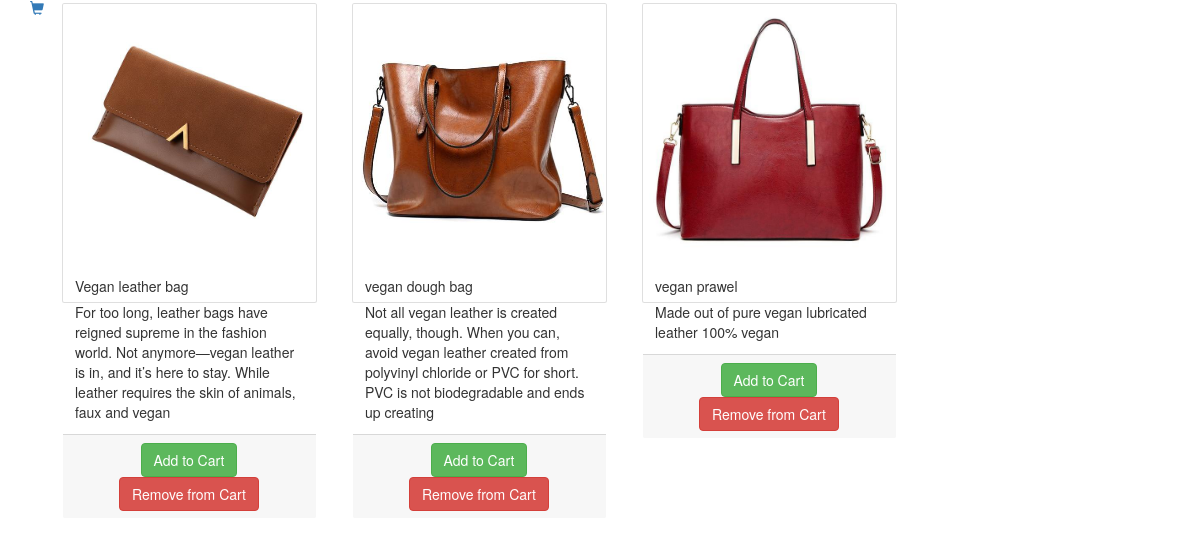
Screenshot of /products/ with the database file from the repository.
### products/models.py (models this page shows, shortened)
class  Product(models.Model):
    mainimage = models.ImageField(upload_to='products/', blank=True)
    name = models.CharField(max_length=300)
    slug = models.SlugField(blank=True, unique=True)
    category = models.ForeignKey(Category, on_delete=models.CASCADE)
    preview_text = models.TextField(max_length=200)
    detail_text = models.TextField(max_length=1000)
    price = models.FloatField()

### products/views.py (the view)
# urls.py: 2. Add a URL to urlpatterns:  path('', Home.as_view(), name='home')
class Home(ListView):
    model = Product
    context_object_name="all_products"
    template_name = 'products/home.html'

### products/templates/products/home.html (shortened to what this page needs)
{% load static %}
<html lang="en">
<head>
  <link rel="stylesheet" href="https://stackpath.bootstrapcdn.com/bootstrap/4.3.1/css/bootstrap.min.css">
  <link rel="stylesheet" href="https://maxcdn.bootstrapcdn.com/bootstrap/3.3.7/css/bootstrap.min.css">
</head>
<body>
  <div class="container">
    <div class="row">
        <a href="cartview">
            <span class="glyphicon glyphicon-shopping-cart"></span>
          </a>
      {% for product in all_products %}
      <div class="col-md-4 col-sm-12 col-lg-3 m-1">
              <div class="card" style='width:100%; height:300px;'>
        <img src="{{product.mainimage.url}}" style="width:100%;" class="card-img-top" alt="{{ product.name }}">
                      <div class="card-body">
                        <h5 class="card-title"> {{ product.name }}</h5>
                        <p class="card-text">{{ product.preview_text }}</p>
                      </div>
                  <div class='card-footer text-center'>
                    <a href="cart/{{ product.slug }}" class="btn btn-success">Add to Cart</a>
                    <a href="remove/{{ product.slug }}" class="btn btn-danger">Remove from Cart</a>
                  </div>
               </div>
        </div>
      {% endfor %}
  </div>
  </div>
</body>
</html>

### rows the page displays
Product: mainimage (picture), name "Vegan leather bag", preview_text "For too long, leather bags have reigned supreme in the fashion world. Not anymore—vegan leather is in, and it’s here to stay. While leather requires the skin of animals, faux and vegan"
Product: mainimage (picture), name "vegan dough bag", preview_text "Not all vegan leather is created equally, though. When you can, avoid vegan leather created from polyvinyl chloride or PVC for short. PVC is not biodegradable and ends up creating"
Product: mainimage (picture), name "vegan prawel", preview_text "Made out of pure vegan lubricated leather 100% vegan"
